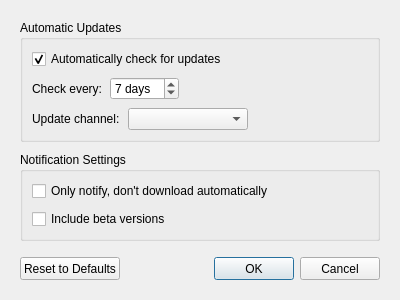
<?xml version="1.0" encoding="UTF-8"?>
<ui version="4.0">
 <class>UpdateSettingsDialog</class>
 <widget class="QDialog" name="UpdateSettingsDialog">
  <property name="geometry">
   <rect>
    <x>0</x>
    <y>0</y>
    <width>400</width>
    <height>300</height>
   </rect>
  </property>
  <property name="minimumSize">
   <size>
    <width>400</width>
    <height>300</height>
   </size>
  </property>
  <property name="maximumSize">
   <size>
    <width>400</width>
    <height>300</height>
   </size>
  </property>
  <property name="windowTitle">
   <string>Update Settings</string>
  </property>
  <property name="modal">
   <bool>true</bool>
  </property>
  <layout class="QVBoxLayout" name="verticalLayout">
   <property name="spacing">
    <number>10</number>
   </property>
   <property name="leftMargin">
    <number>20</number>
   </property>
   <property name="topMargin">
    <number>20</number>
   </property>
   <property name="rightMargin">
    <number>20</number>
   </property>
   <property name="bottomMargin">
    <number>20</number>
   </property>
   <item>
    <widget class="QGroupBox" name="autoUpdateGroup">
     <property name="title">
      <string>Automatic Updates</string>
     </property>
     <layout class="QVBoxLayout" name="autoUpdateLayout">
      <property name="spacing">
       <number>8</number>
      </property>
      <item>
       <widget class="QCheckBox" name="autoCheckBox">
        <property name="text">
         <string>Automatically check for updates</string>
        </property>
        <property name="checked">
         <bool>true</bool>
        </property>
       </widget>
      </item>
      <item>
       <layout class="QHBoxLayout" name="intervalLayout">
        <item>
         <widget class="QLabel" name="intervalLabel">
          <property name="text">
           <string>Check every:</string>
          </property>
         </widget>
        </item>
        <item>
         <widget class="QSpinBox" name="intervalSpinBox">
          <property name="minimum">
           <number>1</number>
          </property>
          <property name="maximum">
           <number>30</number>
          </property>
          <property name="suffix">
           <string> days</string>
          </property>
          <property name="value">
           <number>7</number>
          </property>
         </widget>
        </item>
        <item>
         <spacer name="intervalSpacer">
          <property name="orientation">
           <enum>Qt::Horizontal</enum>
          </property>
          <property name="sizeHint" stdset="0">
           <size>
            <width>40</width>
            <height>20</height>
           </size>
          </property>
         </spacer>
        </item>
       </layout>
      </item>
      <item>
       <layout class="QHBoxLayout" name="channelLayout">
        <item>
         <widget class="QLabel" name="channelLabel">
          <property name="text">
           <string>Update channel:</string>
          </property>
         </widget>
        </item>
        <item>
         <widget class="QComboBox" name="channelComboBox">
          <property name="minimumSize">
           <size>
            <width>120</width>
            <height>0</height>
           </size>
          </property>
         </widget>
        </item>
        <item>
         <spacer name="channelSpacer">
          <property name="orientation">
           <enum>Qt::Horizontal</enum>
          </property>
          <property name="sizeHint" stdset="0">
           <size>
            <width>40</width>
            <height>20</height>
           </size>
          </property>
         </spacer>
        </item>
       </layout>
      </item>
     </layout>
    </widget>
   </item>
   <item>
    <widget class="QGroupBox" name="notificationGroup">
     <property name="title">
      <string>Notification Settings</string>
     </property>
     <layout class="QVBoxLayout" name="notificationLayout">
      <property name="spacing">
       <number>8</number>
      </property>
      <item>
       <widget class="QCheckBox" name="notifyOnlyCheckBox">
        <property name="text">
         <string>Only notify, don't download automatically</string>
        </property>
       </widget>
      </item>
      <item>
       <widget class="QCheckBox" name="includeBetaCheckBox">
        <property name="text">
         <string>Include beta versions</string>
        </property>
       </widget>
      </item>
     </layout>
    </widget>
   </item>
   <item>
    <spacer name="verticalSpacer">
     <property name="orientation">
      <enum>Qt::Vertical</enum>
     </property>
     <property name="sizeHint" stdset="0">
      <size>
       <width>20</width>
       <height>40</height>
      </size>
     </property>
    </spacer>
   </item>
   <item>
    <layout class="QHBoxLayout" name="buttonLayout">
     <property name="spacing">
      <number>6</number>
     </property>
     <item>
      <widget class="QPushButton" name="resetButton">
       <property name="minimumSize">
        <size>
         <width>100</width>
         <height>23</height>
        </size>
       </property>
       <property name="text">
        <string>Reset to Defaults</string>
       </property>
      </widget>
     </item>
     <item>
      <spacer name="horizontalSpacer">
       <property name="orientation">
        <enum>Qt::Horizontal</enum>
       </property>
       <property name="sizeHint" stdset="0">
        <size>
         <width>40</width>
         <height>20</height>
        </size>
       </property>
      </spacer>
     </item>
     <item>
      <widget class="QPushButton" name="okButton">
       <property name="minimumSize">
        <size>
         <width>75</width>
         <height>23</height>
        </size>
       </property>
       <property name="text">
        <string>OK</string>
       </property>
       <property name="default">
        <bool>true</bool>
       </property>
      </widget>
     </item>
     <item>
      <widget class="QPushButton" name="cancelButton">
       <property name="minimumSize">
        <size>
         <width>75</width>
         <height>23</height>
        </size>
       </property>
       <property name="text">
        <string>Cancel</string>
       </property>
      </widget>
     </item>
    </layout>
   </item>
  </layout>
 </widget>
 <resources/>
 <connections>
  <connection>
   <sender>cancelButton</sender>
   <signal>clicked()</signal>
   <receiver>UpdateSettingsDialog</receiver>
   <slot>reject()</slot>
   <hints>
    <hint type="sourcelabel">
     <x>325</x>
     <y>261</y>
    </hint>
    <hint type="destinationlabel">
     <x>200</x>
     <y>150</y>
    </hint>
   </hints>
  </connection>
 </connections>
</ui>
